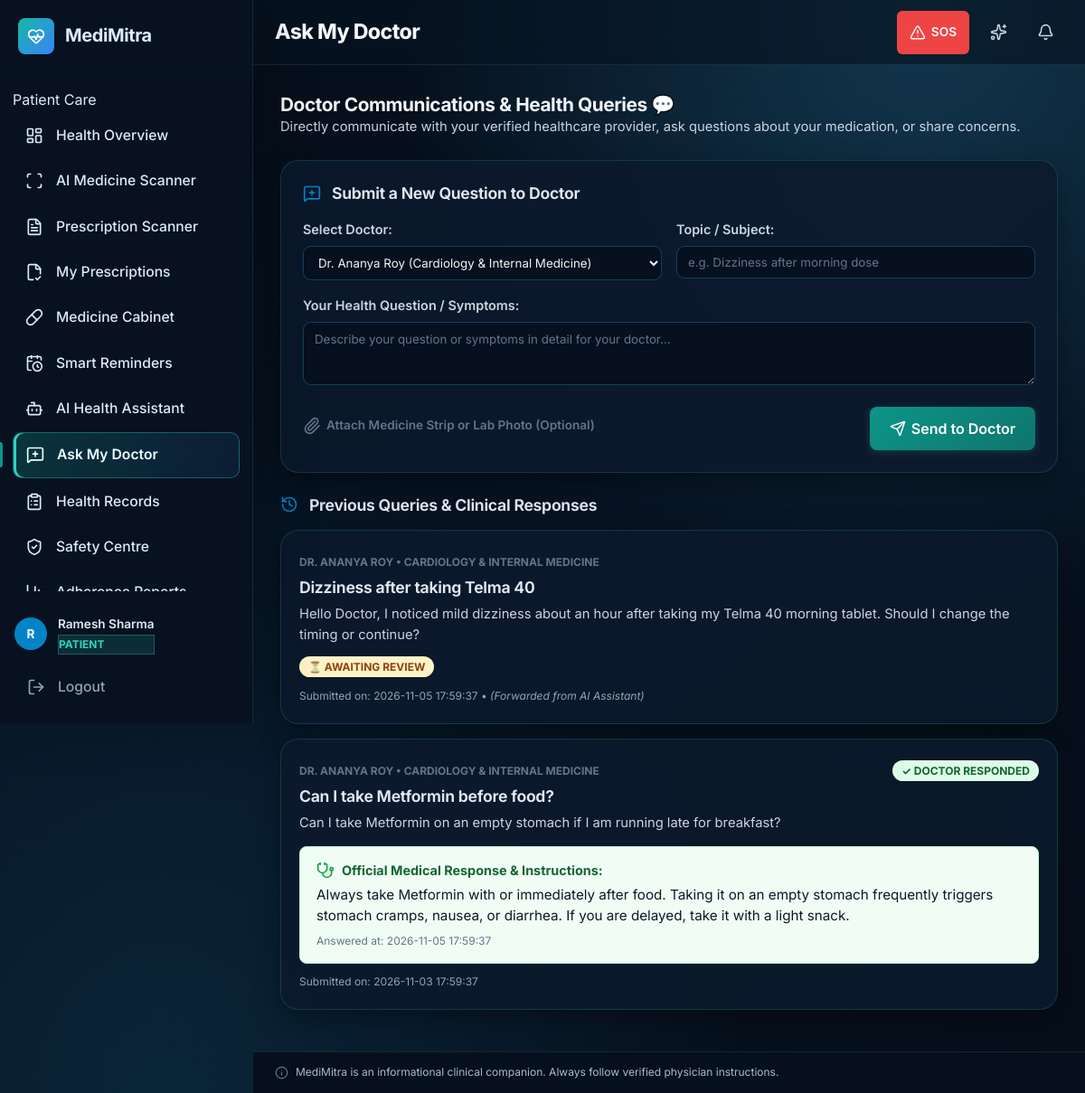
Page /queries (signed in) on the committed database.
### tables this page shows
CREATE TABLE users (
    id INTEGER PRIMARY KEY AUTOINCREMENT,
    username TEXT UNIQUE NOT NULL,
    email TEXT UNIQUE NOT NULL,
    password_hash TEXT NOT NULL,
    full_name TEXT NOT NULL,
    role TEXT NOT NULL DEFAULT 'patient',  -- 'patient' or 'caregiver'
    phone TEXT,
    created_at TIMESTAMP DEFAULT CURRENT_TIMESTAMP,
    updated_at TIMESTAMP DEFAULT CURRENT_TIMESTAMP
, is_active INTEGER DEFAULT 1, language TEXT DEFAULT en, auto_camera INTEGER DEFAULT 1);

CREATE TABLE patient_queries (
        id INTEGER PRIMARY KEY AUTOINCREMENT,
        patient_id INTEGER NOT NULL,
        doctor_id INTEGER,
        subject TEXT NOT NULL,
        question TEXT NOT NULL,
        image_path TEXT,
        prescription_id INTEGER,
        status TEXT DEFAULT 'pending',
        doctor_response TEXT,
        doctor_notes TEXT,
        escalated_from_ai INTEGER DEFAULT 0,
        answered_at TIMESTAMP,
        created_at TIMESTAMP DEFAULT CURRENT_TIMESTAMP,
        FOREIGN KEY (patient_id) REFERENCES users(id),
        FOREIGN KEY (doctor_id) REFERENCES users(id)
    );

CREATE TABLE doctor_profiles (
    user_id INTEGER PRIMARY KEY,
    specialty TEXT NOT NULL,
    license_number TEXT NOT NULL,
    qualifications TEXT,
    verification_status TEXT NOT NULL DEFAULT 'pending',
    verified_at TIMESTAMP,
    FOREIGN KEY (user_id) REFERENCES users(id)
);

### routes/queries.py (the view, shortened to what this page needs)
@queries_bp.route('', methods=['GET', 'POST'])
@role_required('patient')
def patient_queries():
    user_id = session['user_id']
    queries = query_db(
        """SELECT pq.*, u.full_name AS doctor_name, dp.specialty
           FROM patient_queries pq
           LEFT JOIN users u ON u.id = pq.doctor_id
           LEFT JOIN doctor_profiles dp ON dp.user_id = pq.doctor_id
           WHERE pq.patient_id = ?
           ORDER BY pq.created_at DESC""",
        [user_id]
    )
    doctors = query_db(
        """SELECT u.id, u.full_name, dp.specialty
           FROM users u
           JOIN doctor_profiles dp ON dp.user_id = u.id
           WHERE dp.verification_status = 'verified'
           ORDER BY u.full_name"""
    )
    return render_template('patient_queries.html', queries=queries, doctors=doctors)

### templates/patient_queries.html (shortened to what this page needs)
{% extends "base.html" %}
{% block page_title %}Ask My Doctor{% endblock %}
{% block content %}
<div style="max-width: 960px; margin: 0 auto;">
    <div style="margin-bottom: 24px;">
        <h2>Doctor Communications &amp; Health Queries 💬</h2>
        <p style="color: #64748b;">Directly communicate with your verified healthcare provider, ask questions about your medication, or share concerns.</p>
    </div>
    <div class="card" style="margin-bottom: 24px; padding: 24px;">
        <h3 style="margin: 0 0 16px 0; display:flex; align-items:center; gap:8px;">
            <i data-lucide="message-square-plus" style="color:#0284c7;"></i>
            <span>Submit a New Question to Doctor</span>
        </h3>
        <form method="POST" enctype="multipart/form-data">
            <div style="display:grid; grid-template-columns: 1fr 1fr; gap:16px; margin-bottom:16px;">
                <div>
                    <label style="font-weight:600; font-size:0.9rem; display:block; margin-bottom:6px;">Select Doctor:</label>
                    <select name="doctor_id" style="width:100%; padding:9px 12px; border:1px solid #cbd5e1; border-radius:6px;">
                        {% for d in doctors %}
                        <option value="{{ d.id }}">{{ d.full_name }} ({{ d.specialty }})</option>
                        {% endfor %}
                    </select>
                </div>
                <div>
                    <label style="font-weight:600; font-size:0.9rem; display:block; margin-bottom:6px;">Topic / Subject:</label>
                    <input type="text" name="subject" placeholder="e.g. Dizziness after morning dose" required style="width:100%; padding:9px 12px; border:1px solid #cbd5e1; border-radius:6px;">
                </div>
            </div>
            <div style="margin-bottom:16px;">
                <label style="font-weight:600; font-size:0.9rem; display:block; margin-bottom:6px;">Your Health Question / Symptoms:</label>
                <textarea name="question" rows="3" placeholder="Describe your question or symptoms in detail for your doctor..." required style="width:100%; padding:10px 12px; border:1px solid #cbd5e1; border-radius:6px; font-family:inherit;"></textarea>
            </div>
            <div style="display:flex; justify-content:space-between; align-items:center; flex-wrap:wrap; gap:12px;">
                <div>
                    <label style="font-size:0.85rem; color:#64748b; font-weight:600; cursor:pointer; display:inline-flex; align-items:center; gap:6px;">
                        <i data-lucide="paperclip" style="width:16px; height:16px;"></i>
                        <span>Attach Medicine Strip or Lab Photo (Optional)</span>
                    </label>
                </div>
                <button type="submit" class="btn btn-primary" style="display:inline-flex; align-items:center; gap:6px;">
                    <i data-lucide="send" style="width:16px;height:16px;"></i>
                    <span>Send to Doctor</span>
                </button>
            </div>
        </form>
    </div>
    <div>
        <h3 style="margin-bottom:16px; display:flex; align-items:center; gap:8px;">
            <i data-lucide="history" style="color:#0284c7;"></i>
            <span>Previous Queries &amp; Clinical Responses</span>
        </h3>
        {% if queries %}
            {% for q in queries %}
            <div class="card" style="margin-bottom:16px; padding:20px; border-left: 4px solid {% if q.status == 'answered' %}#16a34a{% else %}#f59e0b{% endif %};">
                <div style="display:flex; justify-content:space-between; align-items:flex-start; flex-wrap:wrap; gap:8px;">
                    <div>
                        <span style="font-size:0.75rem; text-transform:uppercase; font-weight:700; color:#64748b;">
                            {{ q.doctor_name or 'Assigned Doctor' }} {% if q.specialty %}• {{ q.specialty }}{% endif %}
                        </span>
                        <h3 style="margin:4px 0 6px 0; font-size:1.15rem; color:#0f172a;">{{ q.subject }}</h3>
                        <p style="margin:0; color:#334155; font-size:0.95rem;">{{ q.question }}</p>
                    </div>
                    <div>
                        {% if q.status == 'answered' %}
                        <span style="background:#dcfce7; color:#166534; padding:4px 10px; border-radius:9999px; font-size:0.75rem; font-weight:700; text-transform:uppercase;">
                            ✓ Doctor Responded
                        </span>
                        {% else %}
                        <span style="background:#fef3c7; color:#92400e; padding:4px 10px; border-radius:9999px; font-size:0.75rem; font-weight:700; text-transform:uppercase;">
                            ⏳ Awaiting Review
                        </span>
                        {% endif %}
                    </div>
                </div>
                {% if q.doctor_response %}
                <div style="background:#f0fdf4; border:1px solid #bbf7d0; border-radius:8px; padding:14px 18px; margin-top:14px;">
                    <div style="display:flex; align-items:center; gap:8px; margin-bottom:4px;">
                        <i data-lucide="stethoscope" style="width:16px; height:16px; color:#16a34a;"></i>
                        <strong style="color:#166534; font-size:0.9rem;">Official Medical Response &amp; Instructions:</strong>
                    </div>
                    <div style="color:#0f172a; font-size:0.95rem; line-height:1.5;">
                        {{ q.doctor_response }}
                    </div>
                    <div style="font-size:0.75rem; color:#64748b; margin-top:6px;">
                        Answered at: {{ q.answered_at }}
                    </div>
                </div>
                {% endif %}
                <div style="font-size:0.75rem; color:#94a3b8; margin-top:10px;">
                    Submitted on: {{ q.created_at }} {% if q.escalated_from_ai %}• <em>(Forwarded from AI Assistant)</em>{% endif %}
                </div>
            </div>
            {% endfor %}
        {% endif %}
    </div>
</div>
{% endblock %}

### templates/base.html (shortened to what this page needs)
<!DOCTYPE html>
<html lang="en">
<head>
    <link rel="stylesheet" href="{{ url_for('static', filename='css/style.css') }}">
    <link rel="stylesheet" href="{{ url_for('static', filename='css/responsive.css') }}">
</head>
<body>
    {% if current_user %}
    <aside class="sidebar" id="sidebar">
        <div class="sidebar-header">
            <div class="logo">
                <div class="logo-icon">
                    <i data-lucide="heart-pulse"></i>
                </div>
                <span class="logo-text">MediMitra</span>
            </div>
        </div>
        <nav class="sidebar-nav">
            <ul>
                {% if current_user.role == 'patient' %}
                <li class="nav-section-label"><span>Patient Care</span></li>
                <li><a href="{{ url_for('dashboard.index') }}" class="nav-link {% if request.endpoint == 'dashboard.index' %}active{% endif %}"><i data-lucide="layout-dashboard"></i><span>Health Overview</span></a></li>
                <li><a href="{{ url_for('scanner.medicine_scan') }}" class="nav-link {% if request.endpoint == 'scanner.medicine_scan' %}active{% endif %}"><i data-lucide="scan"></i><span>AI Medicine Scanner</span></a></li>
                <li><a href="{{ url_for('scanner.scan') }}" class="nav-link {% if request.endpoint == 'scanner.scan' %}active{% endif %}"><i data-lucide="file-text"></i><span>Prescription Scanner</span></a></li>
                <li><a href="{{ url_for('prescriptions.index') }}" class="nav-link {% if request.endpoint == 'prescriptions.index' %}active{% endif %}"><i data-lucide="file-check-2"></i><span>My Prescriptions</span></a></li>
                <li><a href="{{ url_for('medicines.index') }}" class="nav-link {% if request.endpoint and 'medicines' in request.endpoint %}active{% endif %}"><i data-lucide="pill"></i><span>Medicine Cabinet</span></a></li>
                <li><a href="{{ url_for('schedule.index') }}" class="nav-link {% if request.endpoint and 'schedule' in request.endpoint %}active{% endif %}"><i data-lucide="calendar-clock"></i><span>Smart Reminders</span></a></li>
                <li><a href="{{ url_for('assistant.index') }}" class="nav-link {% if request.endpoint and 'assistant' in request.endpoint %}active{% endif %}"><i data-lucide="bot"></i><span>AI Health Assistant</span></a></li>
                <li><a href="{{ url_for('queries.patient_queries') }}" class="nav-link {% if request.endpoint and 'queries' in request.endpoint %}active{% endif %}"><i data-lucide="message-square-plus"></i><span>Ask My Doctor</span></a></li>
                <li><a href="{{ url_for('records.index') }}" class="nav-link {% if request.endpoint and 'records' in request.endpoint %}active{% endif %}"><i data-lucide="clipboard-list"></i><span>Health Records</span></a></li>
                <li><a href="{{ url_for('safety.index') }}" class="nav-link {% if request.endpoint and 'safety' in request.endpoint %}active{% endif %}"><i data-lucide="shield-check"></i><span>Safety Centre</span></a></li>
                <li><a href="{{ url_for('reports.index') }}" class="nav-link {% if request.endpoint and 'reports' in request.endpoint %}active{% endif %}"><i data-lucide="bar-chart-3"></i><span>Adherence Reports</span></a></li>
                {% elif current_user.role == 'pharmacist' %}
                <li class="nav-section-label"><span>Pharmacy</span></li>
                <li><a href="{{ url_for('pharmacy.index') }}" class="nav-link {% if request.endpoint and 'pharmacy' in request.endpoint %}active{% endif %}"><i data-lucide="store"></i><span>Pharmacy Overview</span></a></li>
                {% endif %}
            </ul>
        </nav>
        <div class="sidebar-footer">
            <div class="user-card">
                <div class="user-avatar" style="background: {% if current_user.role == 'doctor' %}#059669{% elif current_user.role == 'admin' %}#4f46e5{% elif current_user.role == 'caregiver' %}#d97706{% else %}#0284c7{% endif %}; color: white;">
                    {{ current_user.full_name[0] | upper }}
                </div>
                <div class="user-info">
                    <span class="user-name">{{ current_user.full_name }}</span>
                    <span class="user-role badge-role" style="font-size:0.75rem; text-transform:uppercase; font-weight:700; color:{% if current_user.role == 'doctor' %}#059669{% elif current_user.role == 'admin' %}#4f46e5{% elif current_user.role == 'caregiver' %}#d97706{% else %}#0284c7{% endif %};">
                        {{ current_user.role }}
                    </span>
                </div>
            </div>
            <a href="{{ url_for('auth.logout') }}" class="nav-link logout-link">
                <i data-lucide="log-out"></i>
                <span>Logout</span>
            </a>
        </div>
    </aside>
    <main class="main-content" id="mainContent">
        <header class="topbar">
            <div class="topbar-title">
                <h1>{% block page_title %}Dashboard{% endblock %}</h1>
            </div>
            <div class="topbar-actions" style="display:flex; align-items:center; gap:12px;">
                {% if current_user.role == 'patient' %}
                <form action="{{ url_for('dashboard.trigger_sos') }}" method="POST" onsubmit="return confirm('Trigger Emergency SOS to your designated emergency contact?');" style="margin:0;">
                    <button type="submit" class="btn" style="background:#ef4444; color:#fff; padding:6px 14px; font-size:0.85rem; border:none; border-radius:6px; display:flex; align-items:center; gap:6px; font-weight:600; cursor:pointer;">
                        <i data-lucide="alert-triangle" style="width:16px;height:16px;"></i>
                        <span>SOS</span>
                    </button>
                </form>
                {% endif %}
                <button type="button" class="icon-btn" onclick="playSplashAnimation(true)" title="Replay 3D Intro & Sound" aria-label="Replay 3D Intro">
                    <i data-lucide="sparkles"></i>
                </button>
                <button class="icon-btn" aria-label="Notifications">
                    <i data-lucide="bell"></i>
                </button>
            </div>
        </header>
        <div class="page-content">
            {% block content %}{% endblock %}
        </div>
        <footer class="disclaimer">
            <i data-lucide="info" style="width:14px;height:14px"></i>
            <span>MediMitra is an informational clinical companion. Always follow verified physician instructions.</span>
        </footer>
    </main>
    {% endif %}
</body>
</html>

### rows in the picture
users: full_name "R", full_name "Ramesh Sharma", role "PATIENT"
patient_queries: full_name "DR. ANANYA ROY", specialty "CARDIOLOGY & INTERNAL MEDICINE", subject "Dizziness after taking Telma 40", question "Hello Doctor, I noticed mild dizziness about an hour after taking my Telma 40 morning tablet. Should I change the timing or continue?", status "⏳ AWAITING REVIEW", created_at "2026-11-05 17:59:37", escalated_from_ai "(Forwarded from AI Assistant)"
patient_queries: full_name "DR. ANANYA ROY", specialty "CARDIOLOGY & INTERNAL MEDICINE", subject "Can I take Metformin before food?", question "Can I take Metformin on an empty stomach if I am running late for breakfast?", status "✓ DOCTOR RESPONDED", doctor_response "Always take Metformin with or immediately after food. Taking it on an empty stomach frequently triggers stomach cramps, nausea, or diarrhea. If you are delayed, take it with a light snack.", answered_at "2026-11-05 17:59:37", created_at "2026-11-03 17:59:37"

### other values in the picture
form field doctor_id "Dr. Ananya Roy (Cardiology & Internal Medicine)"
